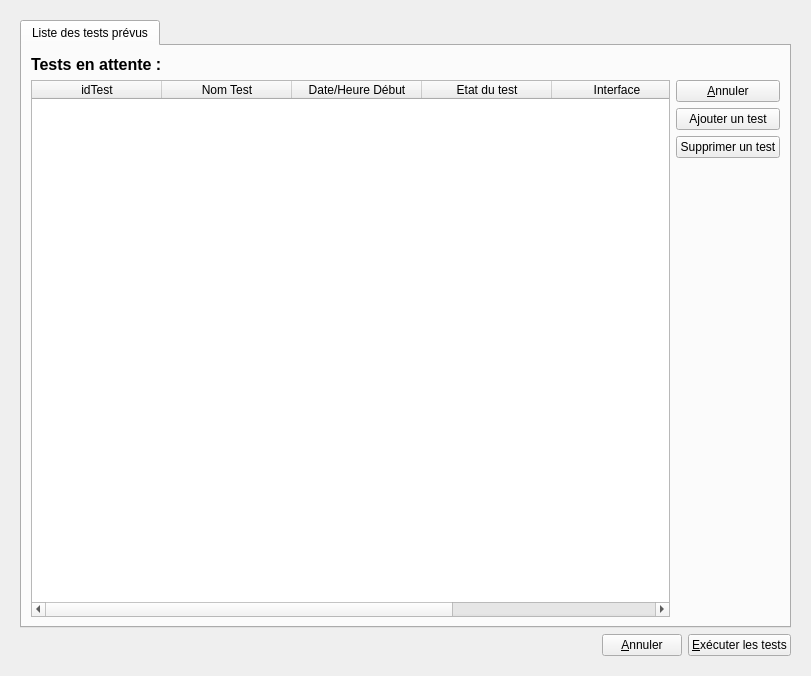
<?xml version="1.0" encoding="UTF-8"?>
<ui version="4.0">
 <class>et_listeAttenteTests</class>
 <widget class="QWidget" name="et_listeAttenteTests">
  <property name="geometry">
   <rect>
    <x>0</x>
    <y>0</y>
    <width>811</width>
    <height>676</height>
   </rect>
  </property>
  <property name="windowTitle">
   <string>Form</string>
  </property>
  <layout class="QGridLayout" name="gridLayout_3">
   <item row="0" column="0">
    <widget class="QStackedWidget" name="stackedWidget">
     <property name="currentIndex">
      <number>1</number>
     </property>
     <widget class="QWidget" name="stw_ParamTests">
      <layout class="QGridLayout" name="gridLayout_4">
       <item row="0" column="0">
        <layout class="QHBoxLayout" name="h_Layout_et_InterfaceExecutionTest"/>
       </item>
      </layout>
     </widget>
     <widget class="QWidget" name="stw_listeAttenteTest">
      <layout class="QGridLayout" name="gridLayout">
       <item row="1" column="0">
        <layout class="QHBoxLayout" name="horizontalLayout">
         <item>
          <spacer name="horizontalSpacer">
           <property name="orientation">
            <enum>Qt::Horizontal</enum>
           </property>
           <property name="sizeHint" stdset="0">
            <size>
             <width>40</width>
             <height>20</height>
            </size>
           </property>
          </spacer>
         </item>
         <item>
          <widget class="QPushButton" name="button_Annuler">
           <property name="text">
            <string>&amp;Annuler</string>
           </property>
          </widget>
         </item>
         <item>
          <widget class="QPushButton" name="button_ExecuterTests">
           <property name="text">
            <string>&amp;Exécuter les tests</string>
           </property>
          </widget>
         </item>
        </layout>
       </item>
       <item row="0" column="0">
        <widget class="QTabWidget" name="tabWidget">
         <property name="currentIndex">
          <number>0</number>
         </property>
         <widget class="QWidget" name="tab_listeTests">
          <attribute name="title">
           <string>Liste des tests prévus</string>
          </attribute>
          <layout class="QGridLayout" name="gridLayout_2">
           <item row="0" column="0">
            <widget class="QLabel" name="label">
             <property name="font">
              <font>
               <pointsize>12</pointsize>
               <bold>true</bold>
              </font>
             </property>
             <property name="text">
              <string>Tests en attente :</string>
             </property>
            </widget>
           </item>
           <item row="1" column="0">
            <widget class="QTableWidget" name="tableWidget_TestsEnAttente">
             <property name="alternatingRowColors">
              <bool>true</bool>
             </property>
             <property name="selectionMode">
              <enum>QAbstractItemView::SingleSelection</enum>
             </property>
             <property name="selectionBehavior">
              <enum>QAbstractItemView::SelectRows</enum>
             </property>
             <attribute name="horizontalHeaderDefaultSectionSize">
              <number>130</number>
             </attribute>
             <attribute name="horizontalHeaderStretchLastSection">
              <bool>true</bool>
             </attribute>
             <column>
              <property name="text">
               <string>idTest</string>
              </property>
             </column>
             <column>
              <property name="text">
               <string>Nom Test</string>
              </property>
             </column>
             <column>
              <property name="text">
               <string>Date/Heure Début</string>
              </property>
             </column>
             <column>
              <property name="text">
               <string>Etat du test</string>
              </property>
             </column>
             <column>
              <property name="text">
               <string>Interface</string>
              </property>
             </column>
             <column>
              <property name="text">
               <string>Canal</string>
              </property>
             </column>
            </widget>
           </item>
           <item row="1" column="1">
            <layout class="QVBoxLayout" name="verticalLayout">
             <item>
              <widget class="QPushButton" name="button_Annuler_2">
               <property name="text">
                <string>&amp;Annuler</string>
               </property>
              </widget>
             </item>
             <item>
              <widget class="QPushButton" name="button_AjouterTest">
               <property name="text">
                <string>Ajouter un test</string>
               </property>
              </widget>
             </item>
             <item>
              <widget class="QPushButton" name="button_SupprimerTest">
               <property name="text">
                <string>Supprimer un test</string>
               </property>
              </widget>
             </item>
             <item>
              <spacer name="verticalSpacer">
               <property name="orientation">
                <enum>Qt::Vertical</enum>
               </property>
               <property name="sizeHint" stdset="0">
                <size>
                 <width>20</width>
                 <height>40</height>
                </size>
               </property>
              </spacer>
             </item>
            </layout>
           </item>
          </layout>
         </widget>
        </widget>
       </item>
      </layout>
     </widget>
    </widget>
   </item>
  </layout>
 </widget>
 <resources/>
 <connections/>
</ui>
